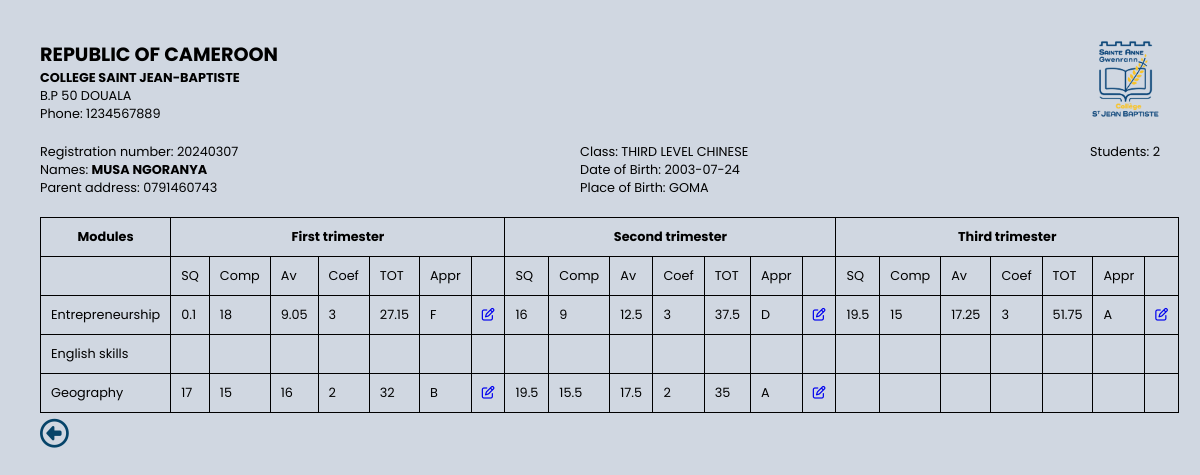
Page /pages/formteacher/bulletin/modify_marks.php?student_id=5 (signed in) on the committed database.
### tables this page shows
CREATE TABLE `students_per_class` (
  `student_id` int(11) NOT NULL,
  `regnumber` varchar(10) NOT NULL,
  `fname` varchar(255) NOT NULL,
  `lname` varchar(255) NOT NULL,
  `parent_address` varchar(255) NOT NULL,
  `Dob` date NOT NULL,
  `Pob` varchar(255) NOT NULL,
  `class_id` int(11) NOT NULL
);

CREATE TABLE `classes` (
  `class_id` int(11) NOT NULL,
  `class_name` varchar(255) NOT NULL
);

CREATE TABLE `trimeters` (
  `trim_id` int(11) NOT NULL,
  `trimester_name` varchar(255) NOT NULL
);

CREATE TABLE `courses` (
  `course_id` int(11) NOT NULL,
  `course_name` varchar(255) NOT NULL,
  `class_id` int(11) NOT NULL,
  `coefficient` int(11) NOT NULL
);

CREATE TABLE `marksheets` (
  `marksheet_id` int(11) NOT NULL,
  `SQ` float NOT NULL,
  `comp` float NOT NULL,
  `total` float NOT NULL,
  `student_id` int(11) NOT NULL,
  `course_id` int(11) NOT NULL,
  `trim_id` int(11) NOT NULL,
  `class_id` int(11) NOT NULL
);

### models/update_query.php (called while the page is built, shortened)
<?php
$servername = "localhost";
$username = "root";
$password = "";
$dbname = "students_marksheet_management_system";
$conn = new mysqli($servername, $username, $password, $dbname);
$class_id = $_SESSION['class_id'];
$sql_courses = "SELECT DISTINCT c.course_id, c.course_name, c.coefficient
                FROM courses c
                JOIN courses cc ON c.course_id = cc.course_id
                WHERE cc.class_id = $class_id";
$result_courses = $conn->query($sql_courses);
$courses = [];
if ($result_courses->num_rows > 0) {
    while($row_course = $result_courses->fetch_assoc()) {
        $courses[] = [
            'course_id' => $row_course["course_id"],
            'course_name' => $row_course["course_name"],
            'coefficient' => $row_course["coefficient"]
        ];
    }
}
$sql_trimesters = "SELECT DISTINCT trim_id, trimester_name FROM trimeters";
$result_trimesters = $conn->query($sql_trimesters);
$trimesters = [];
if ($result_trimesters->num_rows > 0) {
    while($row_trimester = $result_trimesters->fetch_assoc()) {
        $trimesters[] = [
            'trim_id' => $row_trimester["trim_id"],
            'trimester_name' => $row_trimester["trimester_name"]
        ];
    }
}
$stmt=$db->prepare("SELECT COUNT(DISTINCT spc.student_id)  as studentID, c.* FROM students_per_class spc LEFT JOIN classes c ON spc.class_id=c.class_id WHERE c.class_id ={$_SESSION['class_id']}");
$stmt->execute();
$countstudent=$stmt->fetchAll(PDO::FETCH_OBJ);
?>

### pages/formteacher/bulletin/modify_marks.php (the view, shortened to what this page needs)
<?php
require_once('../../../database/DBConnection.php');
?>
<!DOCTYPE html>
<html lang="en">
<head>
    <link rel="stylesheet" href="../../../css/index.css">
    <link rel="stylesheet" href="https://cdnjs.cloudflare.com/ajax/libs/font-awesome/6.5.1/css/all.min.css"/>
</head>
<body>
<section class="table-section">
    <?php
require_once('../../../models/update_query.php');
if (isset($_GET['student_id']) && !empty($_GET['student_id'])) {
    $id = $_GET['student_id'];
    $request = $conn->prepare("SELECT s.*, c.class_name
    FROM students_per_class s
    JOIN classes c ON s.class_id = c.class_id
    WHERE s.class_id = ? AND student_id = ?");
    $request->bind_param("ii", $class_id, $id);
    $request->execute();
    $stmt = $request->get_result();
    $row = $stmt->fetch_assoc();
    if ($row) {
        $student_id = $row["student_id"];
        $regnumber = $row["regnumber"];
        $student_name = $row["fname"];
        $student_lname = $row["lname"];
        $class_name = $row["class_name"];
        $parentAdress = $row["parent_address"];
        $Dob = $row["Dob"];
        $Pob = $row["Pob"];
        ?>
        <div class="top-section">
            <div class="bulletin-title">
                <h2>REPUBLIC OF CAMEROON</h2>
                <h4>COLLEGE SAINT JEAN-BAPTISTE</h4>
                <p>B.P 50 DOUALA</p>
                <P>Phone: 1234567889</P>
            </div>
            <div class="school-logo">
                <p><img src="../../../images/logo-st-jean.png" alt=""></p>
            </div>
        </div>
        <div class="identity">
            <div>
                <p>Registration number: <span><?= $regnumber?></span></p>
                <p>Names: <strong><?= $student_name.' '. $student_lname?></strong></p>
                <p>Parent address: <span><?= $parentAdress?></span></p>
            </div>
            <div>
                <p>Class: <?= $class_name?></p>
                <p>Date of Birth: <span><?=$Dob?></span></p>
                <p>Place of Birth: <span><?=$Pob?></span></p>
            </div>
            <div>
                <p>Students: <span><?php foreach($countstudent as $numberof_student) echo $numberof_student->studentID ?></span></p>
            </div>
        </div>
        <?php
        echo "<table>
                <tr>
                    <th>Modules</th>";
        foreach ($trimesters as $trimester) {
            $trimester_name = $trimester['trimester_name'];
            echo "<th colspan='7'>$trimester_name</th>";
        }
        echo "</tr>";
        echo "<tr>
                <td></td>";
        foreach ($trimesters as $trimester) {
            echo "<td>SQ</td><td>Comp</td><td>Av</td><td>Coef</td><td>TOT</td><td>Appr</td><td></td>";
        }
        echo "</tr>";
        foreach ($courses as $course) {
            $course_name = $course['course_name'];
            $course_id = $course['course_id'];
            $coefficient = $course['coefficient'];
            echo "<tr>
                    <td>$course_name</td>";
            foreach ($trimesters as $trimester) {
                $trimester_id = $trimester['trim_id'];
                $trimester_name = $trimester['trimester_name'];
                $sql_marks = "SELECT ms.SQ, ms.comp
                            FROM marksheets ms
                            JOIN trimeters t ON ms.trim_id = t.trim_id
                            JOIN courses co ON ms.course_id = co.course_id
                            WHERE co.course_name = '{$course['course_name']}' AND t.trimester_name = '$trimester_name' AND ms.student_id = $student_id ";
                $result_marks = $conn->query($sql_marks);
                if (mysqli_num_rows($result_marks) > 0) {
                    $row_marks = $result_marks->fetch_assoc();
                    $av=($row_marks["SQ"] + $row_marks["comp"] )/2;
                    $tot=$av * $coefficient;
                    ?> <?= !empty($row_marks["SQ"]) ? "<td>{$row_marks['SQ']}</td>" : "<td>0</td>"; ?>
                    <?= !empty($row_marks["comp"]) ? "<td>{$row_marks['comp']}</td>" : "<td>0</td>"; ?>
                    <?= !empty($av) ? "<td>{$av}</td>" : "<td></td>"; ?>
                    <?= !empty($coefficient) ? "<td>{$coefficient}</td>" : "<td></td>"; ?>
                    <?= !empty($tot) ? "<td>{$tot}</td>" : "<td>0</td>"; ?>
                    <?= empty($av) ? "<td></td>" :
                        ($av < 10 ? "<td>F</td>" :
                            ($av >= 10 && $av < 12 ? "<td>E</td>" :
                                ($av >= 12 && $av < 13 ? "<td>D</td>" :
                                    ($av >= 13 && $av < 15 ? "<td>C</td>" :
                                        ($av >= 15 && $av < 17 ? "<td>B</td>" :
                                            ($av >= 17 && $av <= 20 ? "<td>A</td>" : "<td></td>")
                                        )
                                    )
                                )
                            )
                        ); ?>
                    <?= "<td><a href='modify.php?student_id=$student_id&trimester_id=$trimester_id&course_id=$course_id'><i class='fa-regular fa-pen-to-square'></i></a></td>"; ?>
                    <?php
             } else {
                    echo "<td></td><td></td><td></td><td></td><td></td><td></td><td></td>";
                }
            }
            echo "</tr>";
        }
        echo "</table>";
}  else {
    echo '<script>alert("student not found");</script>';
    echo '<script>window.location.href="bulletin.php";</script>';
    exit;
}
}
?>
<a href="bulletin.php" style="color:#064469;font-size:1.8rem;"><i class="fa-regular fa-circle-left"></i></a>
</section>
</body>
</html>

### css/index.css (style rules this page uses)
:root { --whiteColor: #fff; --blackColor: #000; --grayColor: #d0d7e1; --blueColor: #064469; --grayShadow: #adadad62; --redColor: #cb4c46; --btnColor: #efeded; --blackShadow: #00000046; }
body { font-size: 1rem; font-family: "Poppins", sans-serif; background-color: var(--grayColor); }
* { margin: 0; padding: 0; text-decoration: none; box-sizing: border-box; }
.table-section { font-size: 0.8rem; padding: 40px 40px; }
.table-section .top-section { display: flex; justify-content: space-between; }
.table-section .top-section .school-logo img { width: 70px; }
.table-section .identity { display: flex; justify-content: space-between; margin-top: 20px; margin-bottom: 20px; }
.table-section table { width: 100%; margin: auto; border-collapse: collapse; }
.table-section table tbody tr th, .table-section table tbody tr td { padding: 10px; border: 1px solid var(--blackColor); }

### rows in the picture
students_per_class: regnumber "20240307", fname "MUSA", lname "NGORANYA", parent_address "0791460743", class.class_name "THIRD LEVEL CHINESE", Dob "2003-07-24", Pob "GOMA"
classes: studentID "2"
trimeters: trimester_name "First trimester", marksheets.SQ "0.1", marksheets.comp "18", marksheets.SQ+comp "9.05", marksheets.SQ+comp "27.15", marksheets.SQ "17", marksheets.comp "15", marksheets.SQ+comp "16", marksheets.SQ+comp "32", shows "B"
trimeters: trimester_name "Second trimester", marksheets.SQ "16", marksheets.comp "9", marksheets.SQ+comp "12.5", marksheets.SQ+comp "37.5", shows "D", marksheets.SQ "19.5", marksheets.comp "15.5", marksheets.SQ+comp "17.5", marksheets.SQ+comp "35", shows "A"
trimeters: trimester_name "Third trimester", marksheets.SQ "19.5", marksheets.comp "15", marksheets.SQ+comp "17.25", marksheets.SQ+comp "51.75", shows "A"
courses: course_name "Entrepreneurship", coefficient "3"
courses: course_name "English skills"
courses: course_name "Geography", coefficient "2"
